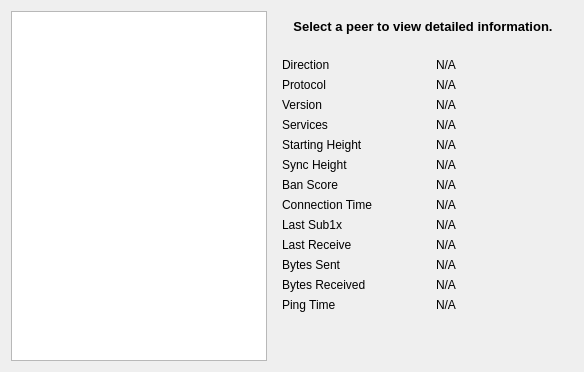
     <widget class="QWidget" name="tab_peers">
      <attribute name="title">
       <string>&amp;Peers</string>
      </attribute>
      <layout class="QGridLayout" name="gridLayout_2">
       <item row="0" column="0" rowspan="2">
        <widget class="QTableView" name="peerWidget">
         <property name="horizontalScrollBarPolicy">
          <enum>Qt::ScrollBarAsNeeded</enum>
         </property>
         <property name="sortingEnabled">
          <bool>true</bool>
         </property>
         <attribute name="horizontalHeaderHighlightSections">
          <bool>false</bool>
         </attribute>
        </widget>
       </item>
       <item row="0" column="1">
        <widget class="QLabel" name="peerHeading">
         <property name="sizePolicy">
          <sizepolicy hsizetype="Preferred" vsizetype="Minimum">
           <horstretch>0</horstretch>
           <verstretch>0</verstretch>
          </sizepolicy>
         </property>
         <property name="minimumSize">
          <size>
           <width>300</width>
           <height>32</height>
          </size>
         </property>
         <property name="font">
          <font>
           <pointsize>10</pointsize>
           <weight>75</weight>
           <bold>true</bold>
          </font>
         </property>
         <property name="cursor">
          <cursorShape>IBeamCursor</cursorShape>
         </property>
         <property name="text">
          <string>Select a peer to view detailed information.</string>
         </property>
         <property name="alignment">
          <set>Qt::AlignCenter</set>
         </property>
         <property name="wordWrap">
          <bool>true</bool>
         </property>
         <property name="textInteractionFlags">
          <set>Qt::LinksAccessibleByMouse|Qt::TextSelectableByKeyboard|Qt::TextSelectableByMouse</set>
         </property>
        </widget>
       </item>
       <item row="1" column="1">
        <widget class="QWidget" name="detailWidget" native="true">
         <property name="minimumSize">
          <size>
           <width>300</width>
           <height>0</height>
          </size>
         </property>
         <layout class="QGridLayout" name="gridLayout_3">
          <item row="0" column="0">
           <widget class="QLabel" name="label_23">
            <property name="text">
             <string>Direction</string>
            </property>
           </widget>
          </item>
          <item row="0" column="2">
           <widget class="QLabel" name="peerDirection">
            <property name="cursor">
             <cursorShape>IBeamCursor</cursorShape>
            </property>
            <property name="text">
             <string>N/A</string>
            </property>
            <property name="textFormat">
             <enum>Qt::PlainText</enum>
            </property>
            <property name="textInteractionFlags">
             <set>Qt::LinksAccessibleByMouse|Qt::TextSelectableByKeyboard|Qt::TextSelectableByMouse</set>
            </property>
           </widget>
          </item>
          <item row="1" column="0">
           <widget class="QLabel" name="label_21">
            <property name="text">
             <string>Protocol</string>
            </property>
           </widget>
          </item>
          <item row="1" column="2">
           <widget class="QLabel" name="peerVersion">
            <property name="cursor">
             <cursorShape>IBeamCursor</cursorShape>
            </property>
            <property name="text">
             <string>N/A</string>
            </property>
            <property name="textFormat">
             <enum>Qt::PlainText</enum>
            </property>
            <property name="textInteractionFlags">
             <set>Qt::LinksAccessibleByMouse|Qt::TextSelectableByKeyboard|Qt::TextSelectableByMouse</set>
            </property>
           </widget>
          </item>
          <item row="2" column="0">
           <widget class="QLabel" name="label_28">
            <property name="text">
             <string>Version</string>
            </property>
           </widget>
          </item>
          <item row="2" column="2">
           <widget class="QLabel" name="peerSubversion">
            <property name="cursor">
             <cursorShape>IBeamCursor</cursorShape>
            </property>
            <property name="text">
             <string>N/A</string>
            </property>
            <property name="textFormat">
             <enum>Qt::PlainText</enum>
            </property>
            <property name="textInteractionFlags">
             <set>Qt::LinksAccessibleByMouse|Qt::TextSelectableByKeyboard|Qt::TextSelectableByMouse</set>
            </property>
           </widget>
          </item>
          <item row="3" column="0">
           <widget class="QLabel" name="label_4">
            <property name="text">
             <string>Services</string>
            </property>
           </widget>
          </item>
          <item row="3" column="2">
           <widget class="QLabel" name="peerServices">
            <property name="cursor">
             <cursorShape>IBeamCursor</cursorShape>
            </property>
            <property name="text">
             <string>N/A</string>
            </property>
            <property name="textFormat">
             <enum>Qt::PlainText</enum>
            </property>
            <property name="textInteractionFlags">
             <set>Qt::LinksAccessibleByMouse|Qt::TextSelectableByKeyboard|Qt::TextSelectableByMouse</set>
            </property>
           </widget>
          </item>
          <item row="5" column="0">
           <widget class="QLabel" name="label_29">
            <property name="text">
             <string>Starting Height</string>
            </property>
           </widget>
          </item>
          <item row="5" column="2">
           <widget class="QLabel" name="peerHeight">
            <property name="cursor">
             <cursorShape>IBeamCursor</cursorShape>
            </property>
            <property name="text">
             <string>N/A</string>
            </property>
            <property name="textFormat">
             <enum>Qt::PlainText</enum>
            </property>
            <property name="textInteractionFlags">
             <set>Qt::LinksAccessibleByMouse|Qt::TextSelectableByKeyboard|Qt::TextSelectableByMouse</set>
            </property>
           </widget>
          </item>
          <item row="6" column="0">
           <widget class="QLabel" name="label_27">
            <property name="text">
             <string>Sync Height</string>
            </property>
           </widget>
          </item>
          <item row="6" column="2">
           <widget class="QLabel" name="peerSyncHeight">
            <property name="cursor">
             <cursorShape>IBeamCursor</cursorShape>
            </property>
            <property name="text">
             <string>N/A</string>
            </property>
            <property name="textFormat">
             <enum>Qt::PlainText</enum>
            </property>
            <property name="textInteractionFlags">
             <set>Qt::LinksAccessibleByMouse|Qt::TextSelectableByKeyboard|Qt::TextSelectableByMouse</set>
            </property>
           </widget>
          </item>
          <item row="7" column="0">
           <widget class="QLabel" name="label_24">
            <property name="text">
             <string>Ban Score</string>
            </property>
           </widget>
          </item>
          <item row="7" column="2">
           <widget class="QLabel" name="peerBanScore">
            <property name="cursor">
             <cursorShape>IBeamCursor</cursorShape>
            </property>
            <property name="text">
             <string>N/A</string>
            </property>
            <property name="textFormat">
             <enum>Qt::PlainText</enum>
            </property>
            <property name="textInteractionFlags">
             <set>Qt::LinksAccessibleByMouse|Qt::TextSelectableByKeyboard|Qt::TextSelectableByMouse</set>
            </property>
           </widget>
          </item>
          <item row="8" column="0">
           <widget class="QLabel" name="label_22">
            <property name="text">
             <string>Connection Time</string>
            </property>
           </widget>
          </item>
          <item row="8" column="2">
           <widget class="QLabel" name="peerConnTime">
            <property name="cursor">
             <cursorShape>IBeamCursor</cursorShape>
            </property>
            <property name="text">
             <string>N/A</string>
            </property>
            <property name="textFormat">
             <enum>Qt::PlainText</enum>
            </property>
            <property name="textInteractionFlags">
             <set>Qt::LinksAccessibleByMouse|Qt::TextSelectableByKeyboard|Qt::TextSelectableByMouse</set>
            </property>
           </widget>
          </item>
          <item row="9" column="0">
           <widget class="QLabel" name="label_15">
            <property name="text">
             <string>Last Sub1x</string>
            </property>
           </widget>
          </item>
          <item row="9" column="2">
           <widget class="QLabel" name="peerLastSub1x">
            <property name="cursor">
             <cursorShape>IBeamCursor</cursorShape>
            </property>
            <property name="text">
             <string>N/A</string>
            </property>
            <property name="textFormat">
             <enum>Qt::PlainText</enum>
            </property>
            <property name="textInteractionFlags">
             <set>Qt::LinksAccessibleByMouse|Qt::TextSelectableByKeyboard|Qt::TextSelectableByMouse</set>
            </property>
           </widget>
          </item>
          <item row="10" column="0">
           <widget class="QLabel" name="label_19">
            <property name="text">
             <string>Last Receive</string>
            </property>
           </widget>
          </item>
          <item row="10" column="2">
           <widget class="QLabel" name="peerLastRecv">
            <property name="cursor">
             <cursorShape>IBeamCursor</cursorShape>
            </property>
            <property name="text">
             <string>N/A</string>
            </property>
            <property name="textFormat">
             <enum>Qt::PlainText</enum>
            </property>
            <property name="textInteractionFlags">
             <set>Qt::LinksAccessibleByMouse|Qt::TextSelectableByKeyboard|Qt::TextSelectableByMouse</set>
            </property>
           </widget>
          </item>
          <item row="11" column="0">
           <widget class="QLabel" name="label_18">
            <property name="text">
             <string>Bytes Sent</string>
            </property>
           </widget>
          </item>
          <item row="11" column="2">
           <widget class="QLabel" name="peerBytesSent">
            <property name="cursor">
             <cursorShape>IBeamCursor</cursorShape>
            </property>
            <property name="text">
             <string>N/A</string>
            </property>
            <property name="textFormat">
             <enum>Qt::PlainText</enum>
            </property>
            <property name="textInteractionFlags">
             <set>Qt::LinksAccessibleByMouse|Qt::TextSelectableByKeyboard|Qt::TextSelectableByMouse</set>
            </property>
           </widget>
          </item>
          <item row="12" column="0">
           <widget class="QLabel" name="label_20">
            <property name="text">
             <string>Bytes Received</string>
            </property>
           </widget>
          </item>
          <item row="12" column="2">
           <widget class="QLabel" name="peerBytesRecv">
            <property name="cursor">
             <cursorShape>IBeamCursor</cursorShape>
            </property>
            <property name="text">
             <string>N/A</string>
            </property>
            <property name="textFormat">
             <enum>Qt::PlainText</enum>
            </property>
            <property name="textInteractionFlags">
             <set>Qt::LinksAccessibleByMouse|Qt::TextSelectableByKeyboard|Qt::TextSelectableByMouse</set>
            </property>
           </widget>
          </item>
          <item row="13" column="0">
           <widget class="QLabel" name="label_26">
            <property name="text">
             <string>Ping Time</string>
            </property>
           </widget>
          </item>
          <item row="13" column="2">
           <widget class="QLabel" name="peerPingTime">
            <property name="cursor">
             <cursorShape>IBeamCursor</cursorShape>
            </property>
            <property name="text">
             <string>N/A</string>
            </property>
            <property name="textFormat">
             <enum>Qt::PlainText</enum>
            </property>
            <property name="textInteractionFlags">
             <set>Qt::LinksAccessibleByMouse|Qt::TextSelectableByKeyboard|Qt::TextSelectableByMouse</set>
            </property>
           </widget>
          </item>
          <item row="14" column="1">
           <spacer name="verticalSpacer_3">
            <property name="orientation">
             <enum>Qt::Vertical</enum>
            </property>
            <property name="sizeHint" stdset="0">
             <size>
              <width>20</width>
              <height>40</height>
             </size>
            </property>
           </spacer>
          </item>
         </layout>
        </widget>
       </item>
      </layout>
     </widget>
